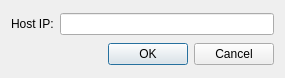
<?xml version="1.0" encoding="UTF-8"?>
<ui version="4.0">
 <class>CreateDialog</class>
 <widget class="QDialog" name="CreateDialog">
  <property name="geometry">
   <rect>
    <x>0</x>
    <y>0</y>
    <width>285</width>
    <height>78</height>
   </rect>
  </property>
  <property name="windowTitle">
   <string>Create</string>
  </property>
  <layout class="QGridLayout" name="gridLayout">
   <item row="0" column="1">
    <widget class="QLineEdit" name="ipEdit"/>
   </item>
   <item row="0" column="0">
    <widget class="QLabel" name="label">
     <property name="text">
      <string>Host IP:</string>
     </property>
    </widget>
   </item>
   <item row="1" column="1">
    <widget class="QDialogButtonBox" name="buttonBox">
     <property name="orientation">
      <enum>Qt::Horizontal</enum>
     </property>
     <property name="standardButtons">
      <set>QDialogButtonBox::Cancel|QDialogButtonBox::Ok</set>
     </property>
    </widget>
   </item>
  </layout>
 </widget>
 <resources/>
 <connections>
  <connection>
   <sender>buttonBox</sender>
   <signal>accepted()</signal>
   <receiver>CreateDialog</receiver>
   <slot>accept()</slot>
   <hints>
    <hint type="sourcelabel">
     <x>248</x>
     <y>254</y>
    </hint>
    <hint type="destinationlabel">
     <x>157</x>
     <y>274</y>
    </hint>
   </hints>
  </connection>
  <connection>
   <sender>buttonBox</sender>
   <signal>rejected()</signal>
   <receiver>CreateDialog</receiver>
   <slot>reject()</slot>
   <hints>
    <hint type="sourcelabel">
     <x>316</x>
     <y>260</y>
    </hint>
    <hint type="destinationlabel">
     <x>286</x>
     <y>274</y>
    </hint>
   </hints>
  </connection>
 </connections>
</ui>
